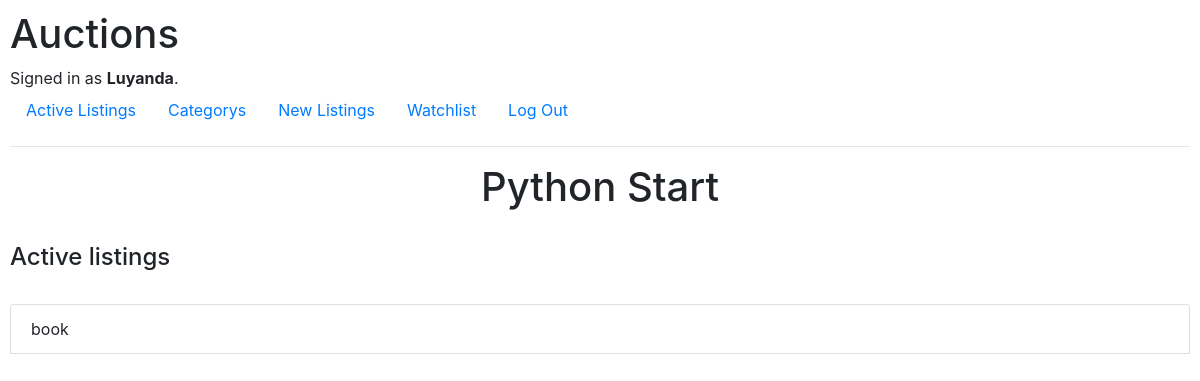
Page /Python Start/uinque_category (signed in) on the committed database.
### auctions/models.py (models this page shows, shortened)
class User(AbstractUser):
    pass

class category(models.Model):
    name = models.CharField(max_length=264)

class Listings(models.Model):
    title = models.CharField(max_length=64)
    description = models.CharField(max_length=264)
    startingBid = models.IntegerField()
    watchlist = models.ManyToManyField(User, blank=True, related_name='watchlistItem')
    creater = models.ForeignKey(User, on_delete=models.CASCADE, related_name='created_listings', default=0)
    category = models.ForeignKey(category, on_delete=models.CASCADE, related_name="add_to_category", default="")

### auctions/views.py (the view)
# urls.py: path("<category_name>/uinque_category", views.unique_category, name="unique_category")
def unique_category(request, category_name):
    current_category = category.objects.get(name=category_name)
    category_items = current_category.add_to_category.all()
    return render(request, "auctions/unique_category.html", {
        "categroy_items": category_items,
        "current_category":category_name
    })

### auctions/templates/auctions/unique_category.html
{% extends "auctions/layout.html" %}
{% block body %}
    <h1 class="text-center" >{{ current_category }}</h1>
    <br>
    <h4>Active listings </h4>
    <br>
    {% for item in categroy_items %}
        <ul class="list-group">
            <li class="list-group-item">{{ item.title }}</li>
            <br>
        </ul>
    {% endfor %}
{% endblock %}

### auctions/templates/auctions/layout.html (shortened to what this page needs)
{% load static %}
<!DOCTYPE html>
<html lang="en">
    <head>
        <link rel="stylesheet" href="https://stackpath.bootstrapcdn.com/bootstrap/4.4.1/css/bootstrap.min.css">
        <link href="{% static 'auctions/styles.css' %}" rel="stylesheet">
    </head>
    <body>
        <h1>Auctions</h1>
        <div>
            {% if user.is_authenticated %}
                Signed in as <strong>{{ user.username }}</strong>.
            {% else %}
                Not signed in.
            {% endif %}
        </div>
        <ul class="nav">
            <li class="nav-item">
                <a class="nav-link" href="{% url 'index' %}">Active Listings</a>
            </li>
            <li class="nav-item">
                <a class="nav-link" href="{% url 'categorys' %}">Categorys</a>
            </li>
            {% if user.is_authenticated %}
                <li class="nav-item">
                    <a class="nav-link" href="{% url 'newListingPage' %}">New Listings</a>
                </li>
                <li class="nav-item">
                    <a class="nav-link" href="{% url 'viewWatchList' user.id%}">Watchlist</a>
                </li>
                <li class="nav-item">
                    <a class="nav-link" href="{% url 'logout' %}">Log Out</a>
                </li>
            {% endif %}
        </ul>
        <hr>
        {% block body %}
        {% endblock %}
    </body>
</html>

### auctions/static/auctions/styles.css (style rules this page uses)
body { padding: 10px; }

### rows in the picture
User: username "Luyanda"
category: name "Python Start"
Listings: title "book"
